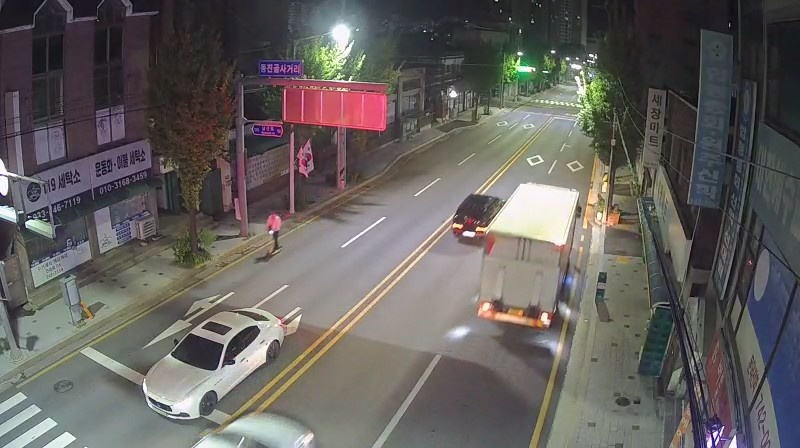
#> input picture ai_server/draw_object_detection/2024-10-02_01-10-08_299946.jpg, 800 x 448 px
$ python draw_object_detection_241124_001.py
#> lines starting #> are read from the running program, lines starting #| are printed output that depends on the picture; after the words box and inside, x2 and y2 are one past the last pixel; in counts of white or black regions, pixels touching at a corner belong together
import cv2

def draw_yolo_detections(image_path, label_path, class_names, output_path):
    """
    YOLO 라벨 데이터를 사용하여 YOLO 스타일로 결과를 그리는 함수.
    """
#> called with image_path = '2024-10-02_01-10-08_299946.jpg', label_path = '2024-10-02_01-10-08_299946.txt', output_path = 'output_image2010.jpg'

    # 이미지 읽기
    image = cv2.imread(image_path)
#> image is the input picture: shape (448, 800, 3); mean B, G, R 93.9, 96.4, 100.2
    if image is None:
        raise FileNotFoundError(f"이미지를 찾을 수 없습니다: {image_path}")

    img_h, img_w = image.shape[:2]
#> img_h = 448; img_w = 800

    # 라벨 파일 읽기
    with open(label_path, "r") as f:
#> (reads ai_server/draw_object_detection/2024-10-02_01-10-08_299946.txt from the repository)
        boxes = []
        for line in f.readlines():
            class_id, x_center, y_center, width, height = map(float, line.strip().split())
            class_id = int(class_id)
            x_center *= img_w
            y_center *= img_h
            width *= img_w
            height *= img_h
            x1 = int(x_center - width / 2)
            y1 = int(y_center - height / 2)
            x2 = int(x_center + width / 2)
            y2 = int(y_center + height / 2)
            boxes.append([x1, y1, x2, y2, class_id])
#> after the loop, boxes = [[254, 206, 289, 263, 0]]

    # 박스와 라벨 그리기
    for box in boxes:
        x1, y1, x2, y2, class_id = box
        color = (255, 0, 0)
        class_name = class_names[class_id]
        confidence = 1.0  # confidence는 더미 값 (필요 시 수정 가능)

        # 바운딩 박스 그리기
        cv2.rectangle(image, (x1, y1), (x2, y2), color, 2)

        # 라벨 텍스트와 배경 그리기
        label = f"{class_name} {confidence:.2f}"  # 클래스 이름 및 confidence
        text_size, _ = cv2.getTextSize(label, cv2.FONT_HERSHEY_SIMPLEX, 0.7, 1)
        text_w, text_h = text_size
        cv2.rectangle(image, (x1, y1 - text_h - 5), (x1 + text_w, y1), color, -1)  # 텍스트 배경
        cv2.putText(image, label, (x1, y1 - 3), cv2.FONT_HERSHEY_SIMPLEX, 0.7, (255, 255, 255), 1, cv2.LINE_AA)
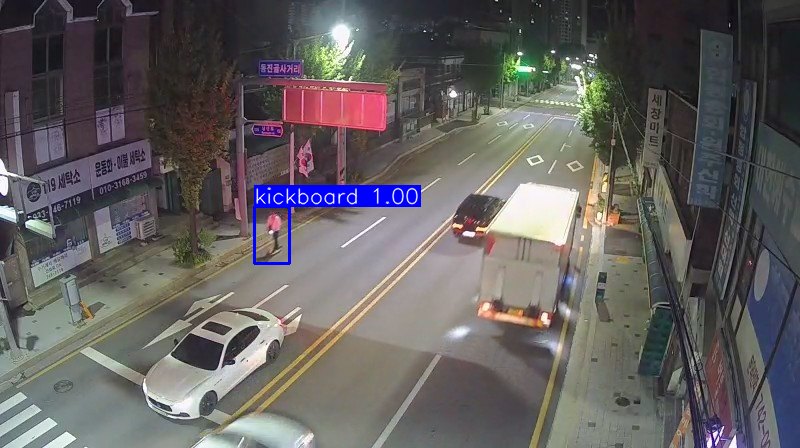
#> image: shape (448, 800, 3); 1.16% of pixels changed, all inside (x1, y1, x2, y2) = (253, 185, 421, 265)

    # 결과 이미지 저장
    cv2.imwrite(output_path, image)
    print(f"결과 이미지 저장: {output_path}")


# 사용 예제
image_path = "2024-10-02_01-10-08_299946.jpg"
label_path = "2024-10-02_01-10-08_299946.txt"
class_names = ["kickboard"]
output_path = "output_image2010.jpg"

draw_yolo_detections(image_path, label_path, class_names, output_path)
